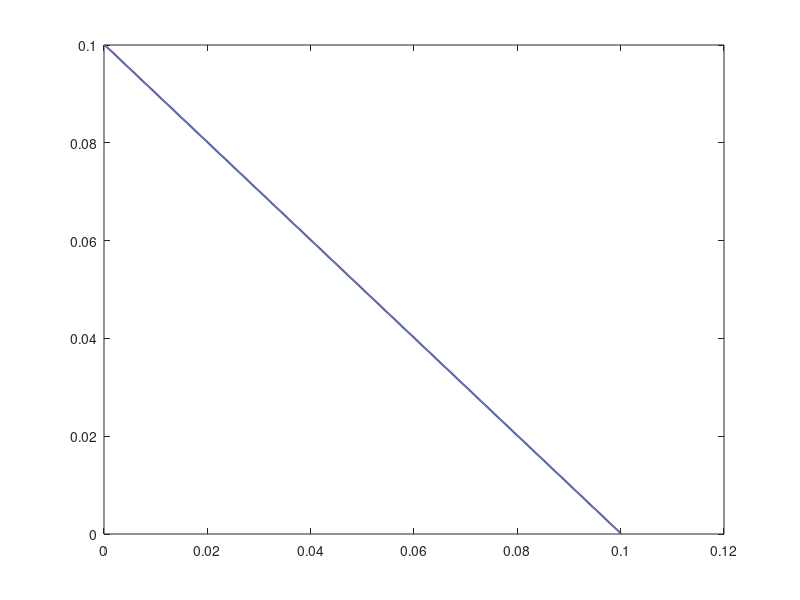

Here is the MATLAB script that generated this plot: (Note: this script raises an error after producing the figure.)
% Lid-driven cavity with a cut corner.
% A Lattice Boltzmann D2Q9 solver.
% This features a non-lattice-aligned wall! 
% Cell centers (nodes) are placed on the boundaries. 
% Author: Robert Lee
% Email: rlee32@gatech.edu

clear;close all;clc;
addpath overlap
addpath freewall
% Algorithm steps:
% Initialize meso (f)
% Apply meso BCs
% Determine macro variables and apply macro BCs
% Loop:
%   Collide
%   Apply meso BCs
%   Stream
%   Apply meso BCs?
%   Determine macro variables and apply macro BCs

% Physical parameters.
L_p = 0.6;%1.1; % Cavity dimension. 
U_p = 6;%1.1; % Cavity lid velocity.
nu_p = 1.2e-3;%1.586e-5; % Physical kinematic viscosity.
rho0 = 1;
cut_start_y = 0.1; % non-dimensional y-position on the west boundary.
cut_end_x = 0.1; % non-dimensional x-position on the south boundary.
% Discrete/numerical parameters.
nodes = 100;
dt = .002;
timesteps = 10000;

% Derived nondimensional parameters.
Re = L_p * U_p / nu_p;
disp(['Reynolds number: ' num2str(Re)]);
% Derived physical parameters.
t_p = L_p / U_p;
disp(['Physical time scale: ' num2str(t_p) ' s']);
% Derived discrete parameters.
dh = 1/(nodes-1);
nu_lb = dt / dh^2 / Re;
disp(['Lattice viscosity: ' num2str(nu_lb)]);
tau = 3*nu_lb + 0.5;
disp(['Relaxation time: ' num2str(tau)]);
omega = 1 / tau;
disp(['Relaxation parameter: ' num2str(omega)]);
u_lb = dt / dh;
disp(['Lattice speed: ' num2str(u_lb)]);

% Determine which lattice vectors are relevant to the cut.
parallel = [-cut_end_x, cut_start_y];
cut_length = norm(parallel);
unit_parallel = parallel / cut_length;
unit_normal = [-parallel(1), parallel(2)] / cut_length;
pgram_height = cut_length * dt;
disp(['Ratio of pgram height to dh: ' num2str(pgram_height/dh)]);
c = zeros(9,2);
c(1,:) = [0, 0];
c(2,:) = [1, 0];
c(3,:) = [0, 1];
c(4,:) = [-1, 0];
c(5,:) = [0, -1];
c(6,:) = [1, 1];
c(7,:) = [-1, 1];
c(8,:) = [-1, -1];
c(9,:) = [1, -1];
valid = zeros(9,1);
for k = 1:9
    valid(k) = dot(unit_normal,c(k,:)) < 0;
end
ci = find(valid==1); % the components relevant to wall.
c_wall = c( valid == 1 , : );
c_lengths = sqrt(sum(c_wall.^2,2));
u_wall = diag(1./c_lengths)*c_wall;
% Let's determine the pgrams.
p0 = [cut_end_x, 0];
v1 = parallel;
v2 = -u_wall * pgram_height; % a v2 for every eligible lattice link.
    
plot([p0(1), p0(1)+v1(1)], [p0(2), p0(2)+v1(2)]);  
hold on;      
plot([p0(1)+v1(1),  p0(1)+v1(1)+v2(1)], [p0(2)+v1(2), p0(2)+v1(2)+v2(2)]);
plot([p0(1), p0(1)+v2(1)], [p0(2), p0(2)+v2(2)]);
plot([p0(1)+v2(1), p0(1)+v2(1)+v1(1)], [p0(2)+v2(2), p0(2)+v2(2)+v1(2)]);

[pgram_links, ~] = size(v2);
areas = zeros(nodes,nodes,pgram_links);
cmin = linspace(0,1,nodes) - dh/2;
j_f = ceil((cut_start_y + pgram_height)/dh + 1);
non_zero_areas = 0;
for j =  1:j_f
    x_line = cut_end_x - (j-1)*(cut_start_y/cut_end_x*dh);
%     disp(num2str(x_line));
    margin = 2;
    i_0 = floor((x_line - pgram_height)/dh - margin);
    i_0 = max([1,i_0]);
    i_f = ceil((x_line + pgram_height)/dh + margin);
    i_f = min([nodes,i_f]);
    for i =  i_0:i_f
        for k = 1:pgram_links
%             disp(['i,j ' num2str(i) ', ' num2str(j)])
            cmin_ = [cmin(i), cmin(j)]';
            areas(j,i,k) = overlap_pgram_cell(p0', v1', v2(k,:)', ...
                cmin_, dh);
            if areas(j,i,k)
                plot([cmin_(1), cmin_(1)+dh],[cmin_(2), cmin_(2)]);
                plot([cmin_(1)+dh, cmin_(1)],[cmin_(2)+dh, cmin_(2)+dh]);
                plot([cmin_(1)+dh, cmin_(1)+dh],[cmin_(2)+dh, cmin_(2)]);
                plot([cmin_(1), cmin_(1)],[cmin_(2), cmin_(2)+dh]);
                areas(j,i,k) = overlap_pgram_cell(p0', v1', v2(k,:)', ...
                    cmin_, dh);
                non_zero_areas = non_zero_areas + 1;
            end
        end
    end
end
% Normalize the areas to the overall area in the pgram.
for k = 1:pgram_links
    areas(:,:,k) = areas(:,:,k) / sum(sum(areas(:,:,k)));
end

% % VISUALIZATION
% % Modified from Jonas Latt's cavity code on the Palabos website.
% uu = areas(:,:,3) / max(max(areas(:,:,3)));
% imagesc(uu);
% colorbar
% axis equal off; drawnow

% Initialize.
f = ones(nodes,nodes,9);
% Apply meso BCs.
f = freewall(f,areas,ci);
f = moving_wall_bc(f,'north',u_lb);
f = wall_bc(f,'south');
f = wall_bc(f,'east');
f = wall_bc(f,'west');
% Determine macro variables and apply macro BCs
[u,v,rho] = reconstruct_macro_all(f);
u(end,2:end-1) = u_lb;
v(end,2:end-1) = 0;
u(1,:) = 0;
v(1,:) = 0;
u(:,1) = 0;
v(:,1) = 0;
u(:,end) = 0;
v(:,end) = 0;

% Main loop.
disp(['Running ' num2str(timesteps) ' timesteps...']);
for iter = 1:timesteps
    if (mod(iter,timesteps/10)==0)
        disp(['Ran ' num2str(iter) ' iterations']);
    end
    
    % Collision.
    f = collide(f, u, v, rho, omega);
    
    % Apply meso BCs.
    f = moving_wall_bc(f,'north',u_lb);
    f = wall_bc(f,'south');
    f = wall_bc(f,'east');
    f = wall_bc(f,'west');

    % Streaming.
    f = stream(f);
    
    % Apply meso BCs.
    f = moving_wall_bc(f,'north',u_lb);
    f = wall_bc(f,'south');
    f = wall_bc(f,'east');
    f = wall_bc(f,'west');
    
    % Determine macro variables and apply macro BCs
    [u,v,rho] = reconstruct_macro_all(f);
    u(end,2:end-1) = u_lb;
    v(end,2:end-1) = 0;
    u(1,:) = 0;
    v(1,:) = 0;
    u(:,1) = 0;
    v(:,1) = 0;
    u(:,end) = 0;
    v(:,end) = 0;
    
    % VISUALIZATION
    % Modified from Jonas Latt's cavity code on the Palabos website.
    if (mod(iter,10)==0)
        uu = sqrt(u.^2+v.^2) / u_lb;
        imagesc(flipud(uu));
        colorbar
        axis equal off; drawnow
    end
end
disp('Done!');



